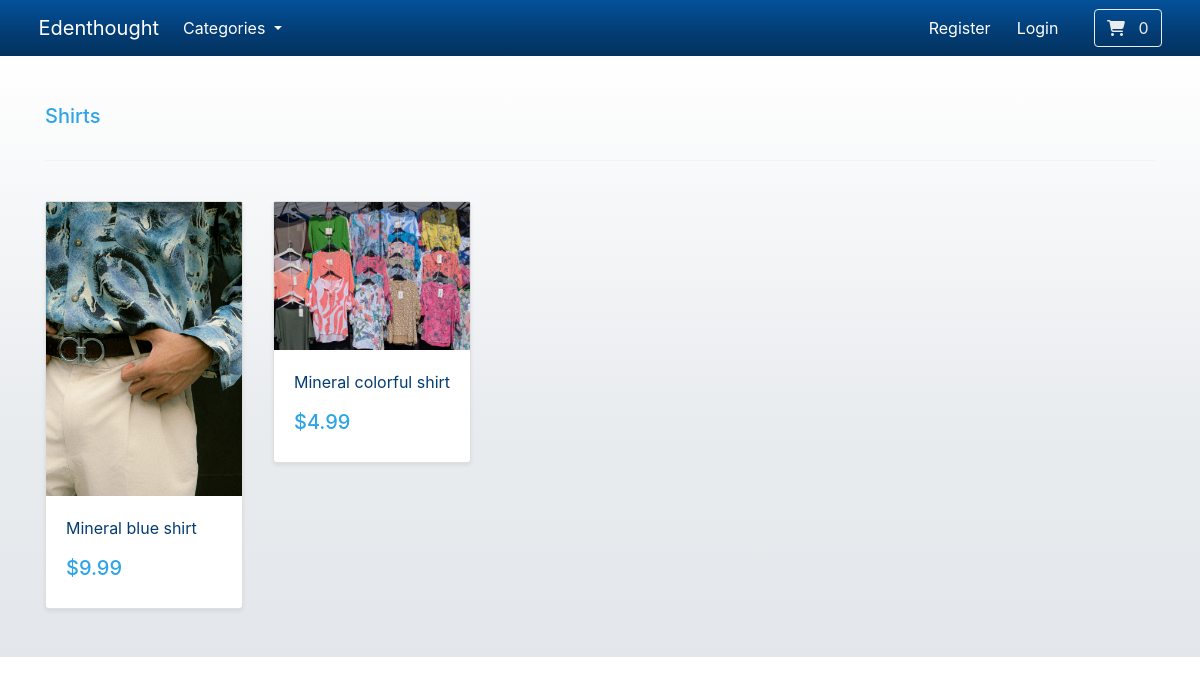
The page /search/shirts/ on the database its author committed.
### store/models.py (models this page shows, shortened)
class Category(models.Model):
    name = models.CharField(max_length=255, db_index=True)
    slug = models.SlugField(max_length=255, unique=True)
    class Meta:
        verbose_name_plural = "categories"
    def get_absolute_url(self):
            return reverse("list-category", args=[self.slug])

class Product(models.Model):
    category = models.ForeignKey(Category, verbose_name="product", on_delete=models.CASCADE, null=True)
    title = models.CharField(max_length=255)
    brand = models.CharField(max_length=255, default="un-brand")
    description = models.TextField(max_length=1024, blank=True)
    slug = models.SlugField(max_length=255, unique=True)
    price = models.DecimalField(max_digits=4, decimal_places=2)
    image = models.ImageField(upload_to="images/", height_field=None, width_field=None, max_length=None)
    class Meta:
            verbose_name_plural = "products"
    def get_absolute_url(self):
        return reverse("product-info", args=[self.slug])

### store/views.py (the view)
# urls.py: path('search/<slug:category_slug>/', views.list_category, name="list-category"),
def list_category(request, category_slug=None):
    category = get_object_or_404(Category, slug=category_slug)
    products = Product.objects.filter(category=category)
    return render(request, "store/list-category.html", {'category': category, 'products': products})

### cart/cart.py (called while the page is built)
    def __len__(self):
        return sum(item["qty"] for item in self.cart.values())

### cart/context_processors.py (called while the page is built)
def cart(request):
    return {"cart": Cart(request)}

### store/views.py (called while the page is built)
def categories(request):
    all_categories = Category.objects.all()
    return {"all_categories": all_categories}

### store/templates/store/list-category.html
{% include './base.html' %}
{% load static %}
{% block content %}
    <div class="album py-5 bg-light">
        <div class="container">
            <div class="pb-3 h5">
                {{ category.name | capfirst }}
            </div>
            <hr>
            <br>
            <div class="row row-cols-1 row-cols-sm-2 row-cols-md-5 g-3">
                {% for product in products %}
                    <div class="col">
                        <div class="card shadow-sm">
                            <img class="img-fluid" src="{{ product.image.url }}" alt="Responsive image">
                            <div class="card-body">
                                <p class="card-text">
                                    <a class="text-info text-decoration-none" href="{{ product.get_absolute_url}}">{{ product.title }}</a>
                                </p>
                                <div class="d-flex justify-content-between align-items-center">
                                    <h5> ${{ product.price }} </h5>
                                </div>
                            </div>
                        </div>
                    </div>
                {% endfor %}
            </div>
        </div>
    </div>
{% endblock content %}

### rows shown on the page
Category: name "Shirts"
Product: image (picture), title "Mineral blue shirt", price "9.99"
Product: image (picture), title "Mineral colorful shirt", price "4.99"
